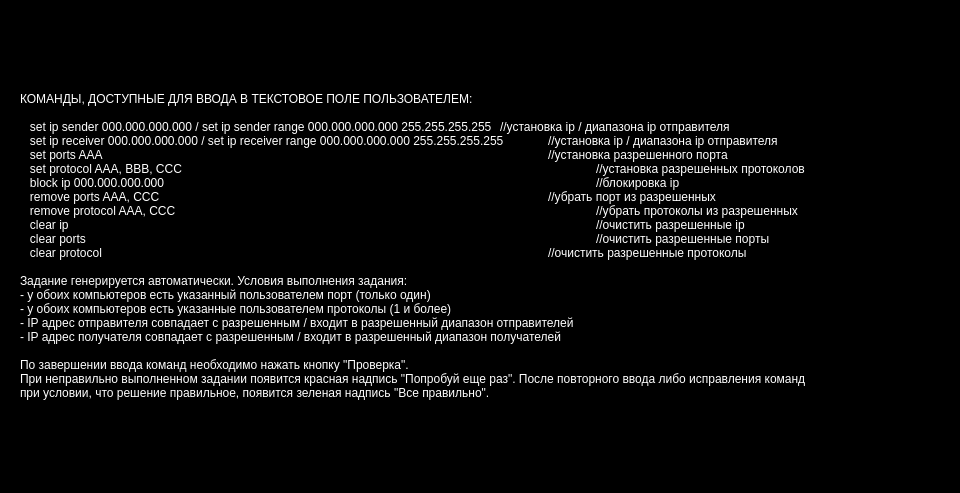
<?xml version="1.0" encoding="UTF-8"?>
<ui version="4.0">
 <class>Help</class>
 <widget class="QDialog" name="Help">
  <property name="geometry">
   <rect>
    <x>0</x>
    <y>0</y>
    <width>960</width>
    <height>493</height>
   </rect>
  </property>
  <property name="windowTitle">
   <string>Dialog</string>
  </property>
  <property name="styleSheet">
   <string notr="true">background-color: rgb(0, 0, 0);</string>
  </property>
  <widget class="QFrame" name="frame">
   <property name="geometry">
    <rect>
     <x>0</x>
     <y>0</y>
     <width>961</width>
     <height>491</height>
    </rect>
   </property>
   <property name="frameShape">
    <enum>QFrame::StyledPanel</enum>
   </property>
   <property name="frameShadow">
    <enum>QFrame::Raised</enum>
   </property>
   <widget class="QLabel" name="label">
    <property name="geometry">
     <rect>
      <x>20</x>
      <y>20</y>
      <width>911</width>
      <height>451</height>
     </rect>
    </property>
    <property name="styleSheet">
     <string notr="true">color: rgb(255, 255, 255);</string>
    </property>
    <property name="text">
     <string>КОМАНДЫ, ДОСТУПНЫЕ ДЛЯ ВВОДА В ТЕКСТОВОЕ ПОЛЕ ПОЛЬЗОВАТЕЛЕМ:

   set ip sender 000.000.000.000 / set ip sender range 000.000.000.000 255.255.255.255  	//установка ip / диапазона ip отправителя
   set ip receiver 000.000.000.000 / set ip receiver range 000.000.000.000 255.255.255.255	//установка ip / диапазона ip отправителя
   set ports AAA										//установка разрешенного порта
   set protocol AAA, BBB, CCC									//установка разрешенных протоколов
   block ip 000.000.000.000									//блокировка ip
   remove ports AAA, CCC									//убрать порт из разрешенных
   remove protocol AAA, CCC									//убрать протоколы из разрешенных
   clear ip											//очистить разрешенные ip
   clear ports											//очистить разрешенные порты
   clear protocol										//очистить разрешенные протоколы

Задание генерируется автоматически. Условия выполнения задания:
- у обоих компьютеров есть указанный пользователем порт (только один)
- у обоих компьютеров есть указанные пользователем протоколы (1 и более)
- IP адрес отправителя совпадает с разрешенным / входит в разрешенный диапазон отправителей
- IP адрес получателя совпадает с разрешенным / входит в разрешенный диапазон получателей

По завершении ввода команд необходимо нажать кнопку &quot;Проверка&quot;.
При неправильно выполненном задании появится красная надпись &quot;Попробуй еще раз&quot;. После повторного ввода либо исправления команд
при условии, что решение правильное, появится зеленая надпись &quot;Все правильно&quot;.</string>
    </property>
   </widget>
  </widget>
 </widget>
 <resources/>
 <connections/>
</ui>
